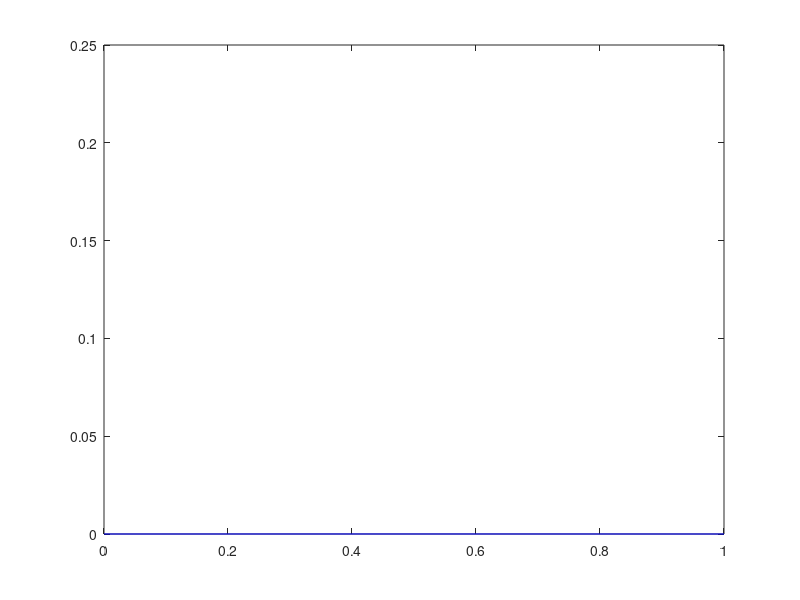

The MATLAB script that drew this image:
close all;

dx = 0.1;
dt = 1e-4;
T = 1000;
r = 1/10;

x = 0:dx:1;

c = -(x-0.5).^2 + 0.25;

c2 = zeros(1, length(c));

h1 = plot(x,c,'b');
ylim([0,0.25]);
hold all;

for t=1:T
    for i=2:length(c)-1
        c2(i) = c(i) + r*(c(i-1) - 2*c(i) + c(i+1));
    end
    c = c2;
    pause(1/60);
    delete(h1);
    h1 = plot(x,c,'b');
    hold all;
end